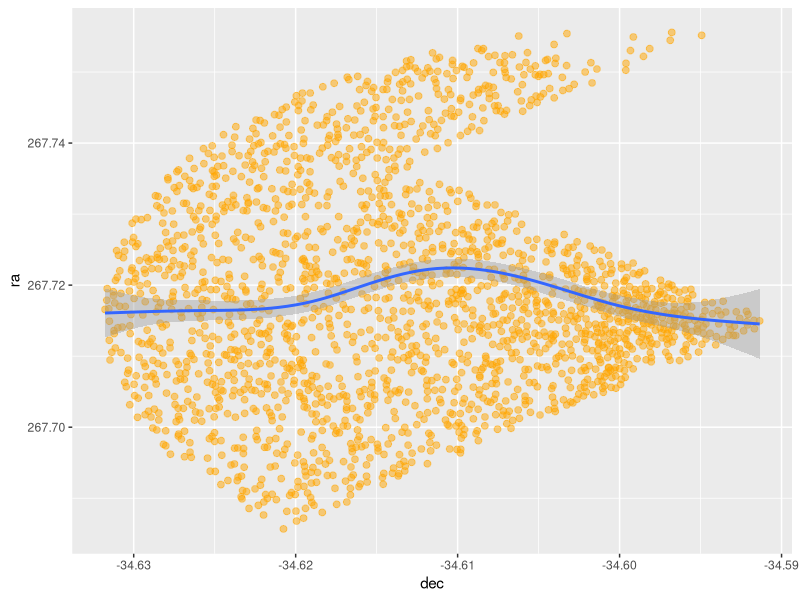
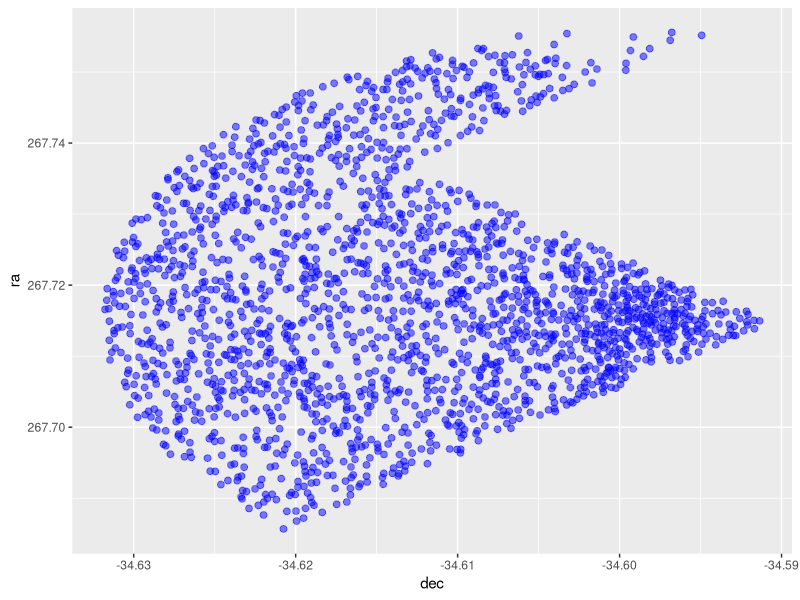
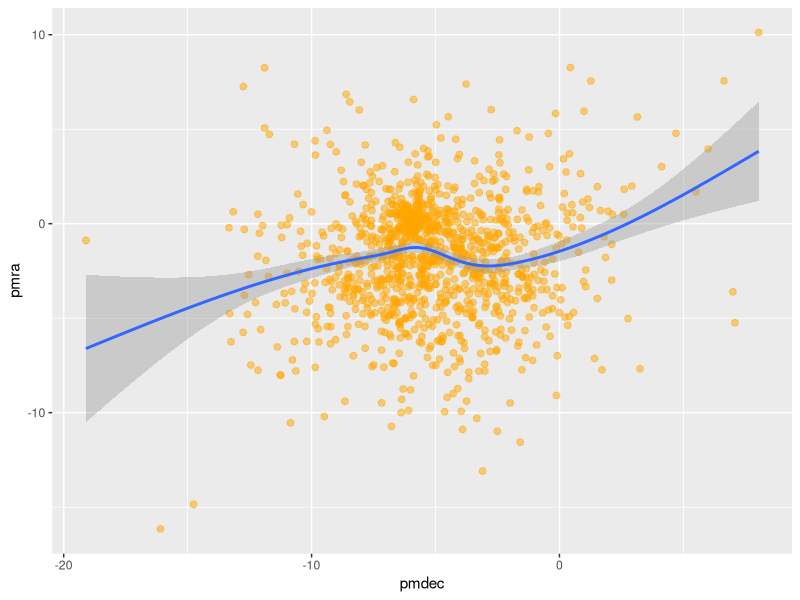
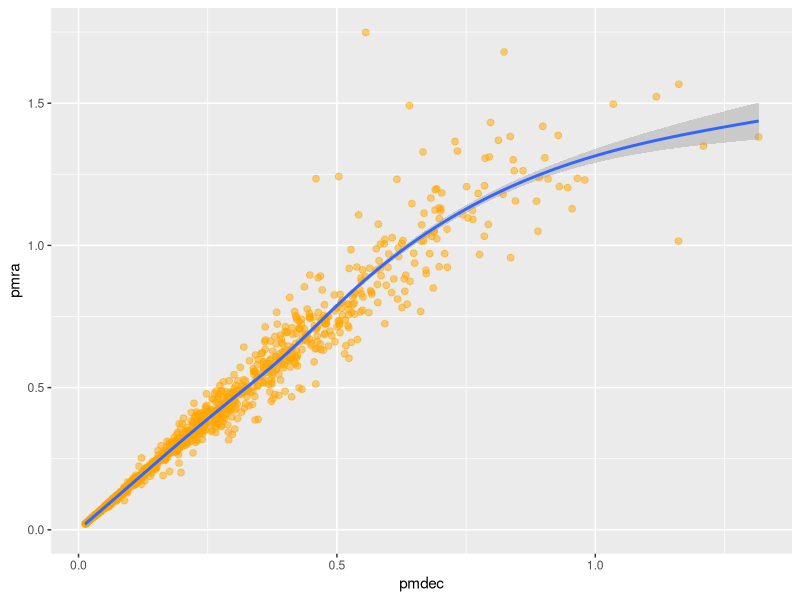
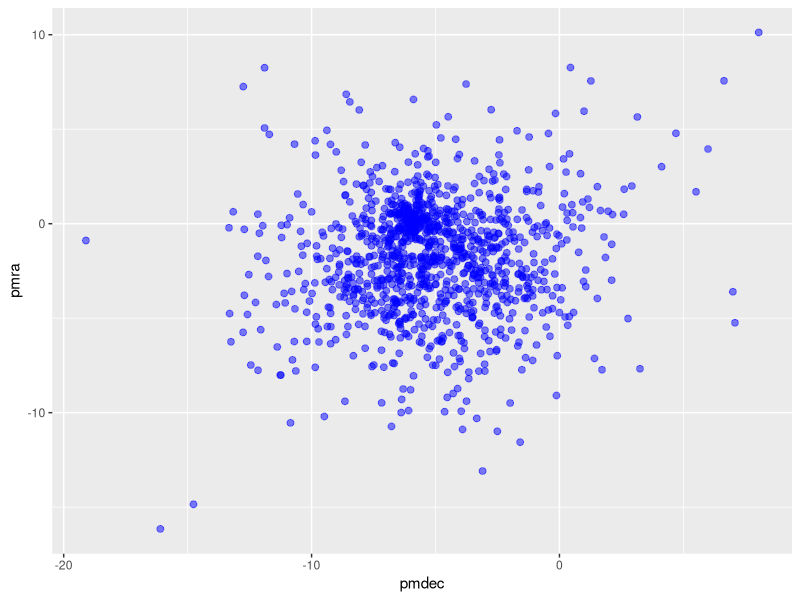
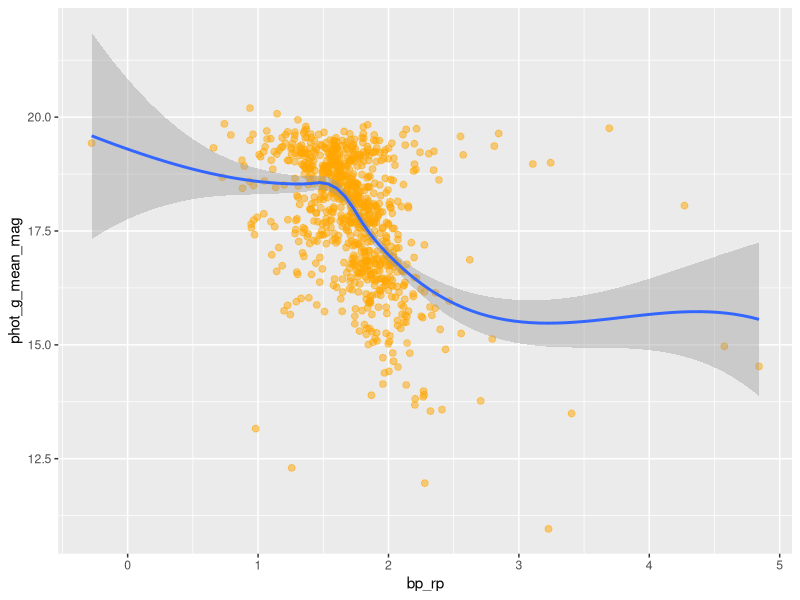
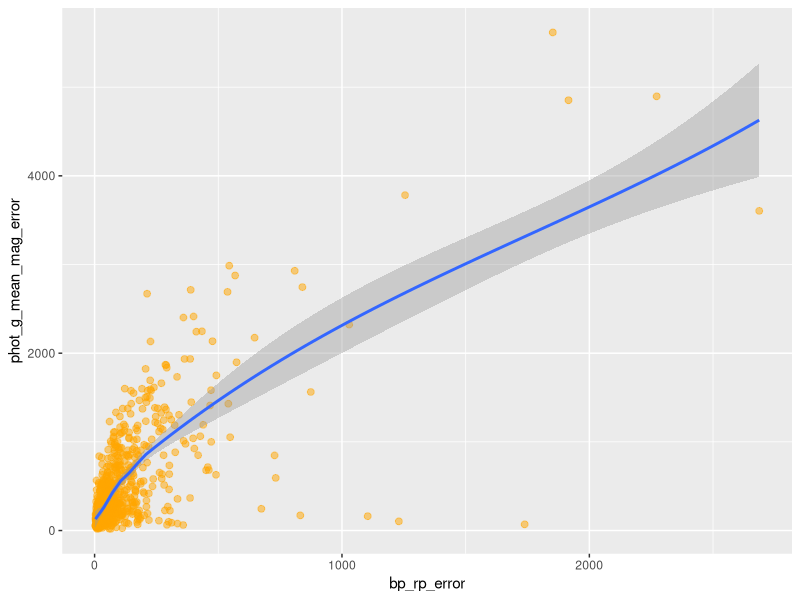
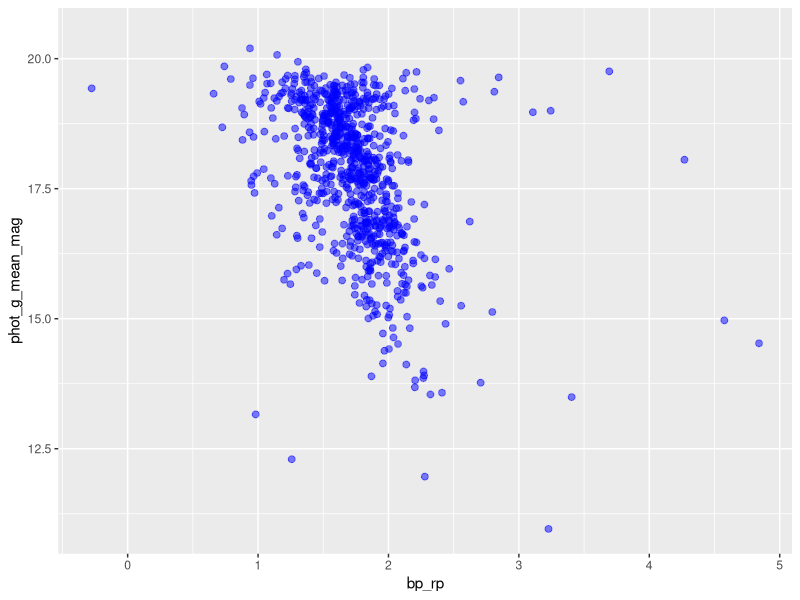

The R script that drew these images, in order: (Note: this script raises an error after producing the figures.)
## ---- chunk 1
ngc_6453 <- read.csv("1657871624220O-result.csv")
## ---- chunk 2
library(tidyverse)
library(readr)
library(ggplot2)
library(ggpubr)
## ---- chunk 3
summary(ngc_6453)
## ---- chunk 4
model_1 <- lm(ra ~ dec, data = ngc_6453)
## ---- chunk 5
summary(model_1)
## ---- chunk 6
ggplot(data = model_1, aes(x = dec, y = ra)) +
  geom_point(alpha=0.5, size=2, color = 'orange') +
  labs(y="ra", x="dec") +
  stat_smooth()
## ---- chunk 7
ngc_6453 %>%
  ggplot(aes(dec,ra)) +
  geom_point(alpha=0.5, size=2, color = 'blue') +
  labs(y="ra", x="dec")
## ---- chunk 8
model_2 <- lm(pmra ~ pmdec, data = ngc_6453)
pm_error <- lm(pmra_error ~ pmdec_error, data = ngc_6453)
## ---- chunk 9
summary(model_2)
summary(pm_error)
## ---- chunk 10
ggplot(data = model_2, aes(x = pmdec, y = pmra)) +
  geom_point(alpha=0.5, size=2, color = 'orange') +
  labs(y="pmra", x="pmdec") +
  stat_smooth()

ggplot(data = pm_error, aes(x = pmdec_error, y = pmra_error)) +
  geom_point(alpha=0.5, size=2, color = 'orange') +
  labs(y="pmra", x="pmdec") +
  stat_smooth()
## ---- chunk 11
ngc_6453 %>%
  ggplot(aes(pmdec,pmra)) +
  geom_point(alpha=0.5, size=2, color = 'blue') +
  labs(y="pmra", x="pmdec") 
## ---- chunk 12
model_3 <- lm(phot_g_mean_mag ~ bp_rp, data = ngc_6453)
phot_error <- lm(phot_g_mean_flux_over_error ~ phot_bp_mean_flux_over_error + phot_rp_mean_flux_over_error, data = ngc_6453)
## ---- chunk 13
summary(model_3)
summary(phot_error)
## ---- chunk 14
ggplot(data = model_3, aes(x = bp_rp, y = phot_g_mean_mag)) +
  geom_point(alpha=0.5, size=2, color = 'orange') +
  labs(y="phot_g_mean_mag", x="bp_rp") +
  stat_smooth()

ggplot(data = phot_error, aes(x = phot_bp_mean_flux_over_error + phot_rp_mean_flux_over_error, y = phot_g_mean_flux_over_error)) +
  geom_point(alpha=0.5, size=2, color = 'orange') +
  labs(y="phot_g_mean_mag_error", x="bp_rp_error") +
  stat_smooth()
## ---- chunk 15
ngc_6453 %>%
  ggplot(aes(bp_rp,phot_g_mean_mag)) +
  geom_point(alpha=0.5, size=2, color = 'blue') +
  labs(y="phot_g_mean_mag", x="bp_rp")
## ---- chunk 16
ggplot(ngc_6453, aes(mh_gspphot)) +
  geom_histogram(bins = 30)
## ---- chunk 17
ggplot(ngc_6453, aes(radial_velocity)) +
  geom_histogram()
## ---- chunk 18
ps_ngc_6453 <- ngc_6453
select(ps_ngc_6558, source_id, ra, dec, pmra, pmdec, parallax)
